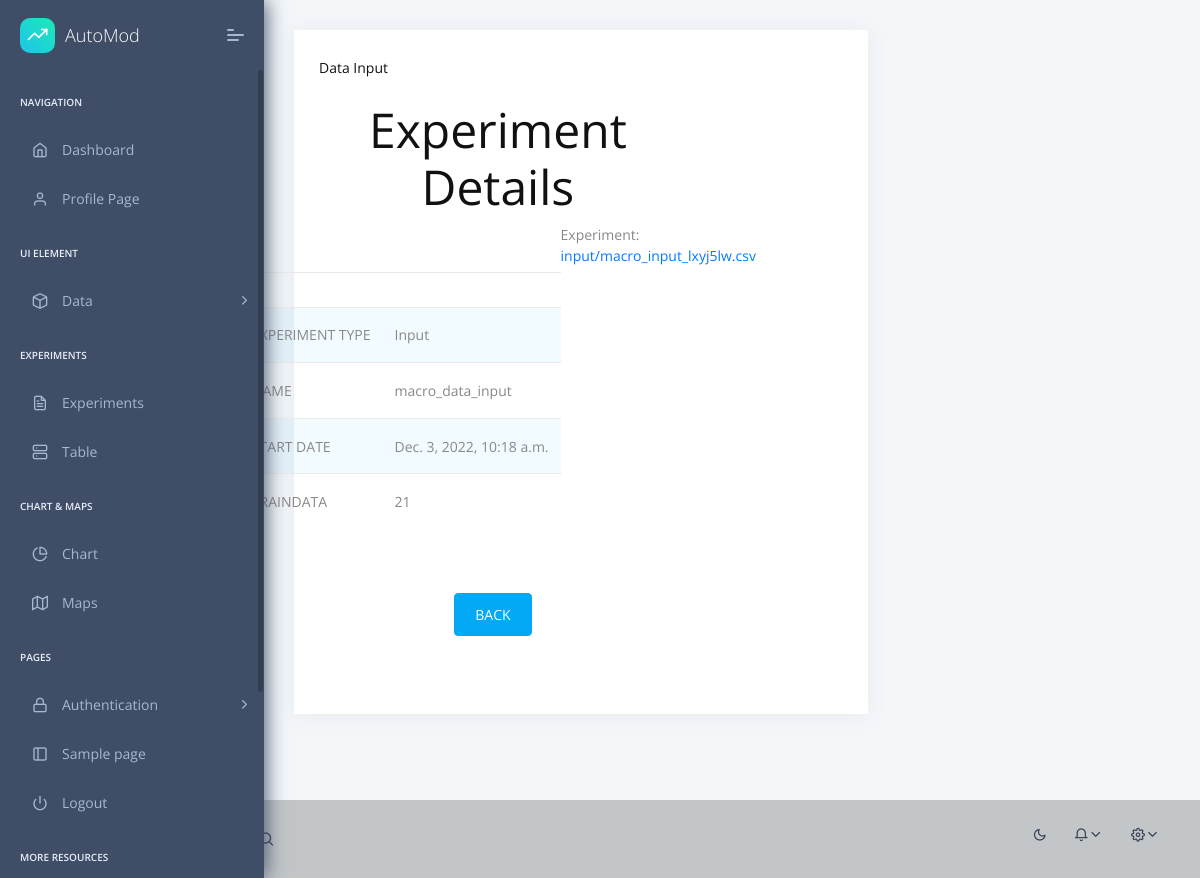
/logistic_build/experiment/3/detail, run on the app's committed database.
### logistic_build/models.py (models this page shows, shortened)
class Experiment(models.Model):
    EXPERIMENT_TYPE = [
        ('Input', 'Input'),
        ("Column_format_change",'Column_format_change'),
        ('Feature_engineering','Feature_engineering'),
        ('Stationarity_test', 'Stationarity_test'),
    ]
    experiment_id= models.AutoField(primary_key=True)
    experiment_type=models.CharField(max_length=100,choices=EXPERIMENT_TYPE,null=True, blank=True)
    name = models.CharField(max_length=100,null=True, blank=True)
    start_date= models.DateTimeField(auto_now_add=True, null=True, blank=True)
    traindata = models.ForeignKey(Traindata, on_delete=models.SET_NULL, null=True)
    def get_fields(self):
        return [(field.verbose_name, field.value_from_object(self)) for field in self.__class__._meta.fields[1:]]

class Traindata(models.Model):
    file_id= models.AutoField(primary_key=True)
    train_data_name=models.CharField(max_length=100,null=True,blank=True)
    train_path = models.CharField(max_length=50)
    def get_absolute_url(self):
        return reverse('traindata_detail', args=[str(self.file_id)])

### logistic_build/views.py (the view)
# urls.py: path('experiment/<int:pk>/detail', views.ExperimentDetailView.as_view(), name='experiment_detail'),
class ExperimentDetailView(ExperimentBaseView, DetailView):
    """View to list the details from one film.
    Use the 'film' variable in the template to access
    the specific film here and in the Views below"""

### logistic_build/context_processors.py (called while the page is built)
def cfg_assets_root(request):
    return { 'ASSETS_ROOT' : settings.ASSETS_ROOT }

### logistic_build/templates/logistic_build/experiment_detail.html (shortened to what this page needs)
{% extends 'logistic_build/index.html' %}
{% block  list_view_content%}
<div class="" style="width: 70%;">
    <div class="col">
        <h1 class="text-center">Experiment Details </h1>
        <div class="d-flex justify-content-center">
            <table class="table table-striped mt-5" style="width: 50%">
                <thead>
                    <tr>
                        <th scope="col"></th>
                        <th scope="col"></th>
                    </tr>
                </thead>
                <tbody>
                    {% for label, value in experiment.get_fields  %}
                    {% if not label == "colnames" %}
                        <tr>
                            <td>{{label | upper}}</td>
                            <td>{{value}}</td>
                        </tr>
                    {% endif %}
                    {% endfor %}
                </tbody>
            </table>
            <p><strong>Experiment:</strong> <a href="{{ experiment.traindata.get_absolute_url }}">{{ experiment.traindata.train_path}}</a></p>
        </div>
        <div class="d-flex justify-content-center">
            <a href="{% url 'all' %}" class="d-block btn btn-primary btn-lg my-5">BACK</a>
        </div>
    </div>
</div>
{% endblock  %}

### data on the page
Experiment: get_fields "Input" "macro_data_input" "Dec. 3, 2022, 10:18 a.m.", traindata.train_path "input/macro_input_lxyj5lw.csv"

### other printed values
{{ label | upper }} "EXPERIMENT TYPE" "NAME" "START DATE" "TRAINDATA"
{{ value }} "21"
